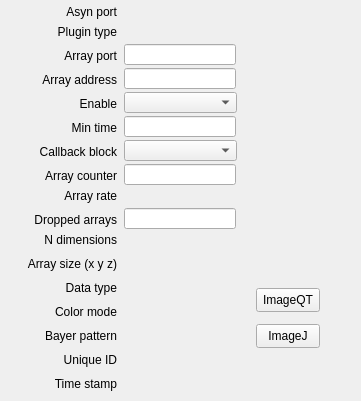
    <widget class="QWidget" name="Image">
     <attribute name="title">
      <string>Image</string>
     </attribute>
     <widget class="QELabel" name="qelabel_29">
      <property name="geometry">
       <rect>
        <x>124</x>
        <y>4</y>
        <width>112</width>
        <height>16</height>
       </rect>
      </property>
      <property name="variable" stdset="0">
       <string>$(P):image1:PortName_RBV</string>
      </property>
      <property name="variableSubstitutions" stdset="0">
       <string>P=CPS1</string>
      </property>
      <property name="displayAlarmState">
       <bool>false</bool>
      </property>
     </widget>
     <widget class="QELabel" name="qelabel_30">
      <property name="geometry">
       <rect>
        <x>124</x>
        <y>24</y>
        <width>141</width>
        <height>16</height>
       </rect>
      </property>
      <property name="variable" stdset="0">
       <string>$(P):image1:PluginType_RBV</string>
      </property>
      <property name="variableSubstitutions" stdset="0">
       <string>P=CPS1</string>
      </property>
      <property name="displayAlarmState">
       <bool>false</bool>
      </property>
     </widget>
     <widget class="QELineEdit" name="qelineedit_8">
      <property name="geometry">
       <rect>
        <x>124</x>
        <y>44</y>
        <width>112</width>
        <height>21</height>
       </rect>
      </property>
      <property name="variable" stdset="0">
       <string>$(P):image1:NDArrayPort</string>
      </property>
      <property name="variableSubstitutions" stdset="0">
       <string>P=CPS1</string>
      </property>
      <property name="displayAlarmState">
       <bool>false</bool>
      </property>
     </widget>
     <widget class="QELineEdit" name="qelineedit_9">
      <property name="geometry">
       <rect>
        <x>124</x>
        <y>68</y>
        <width>112</width>
        <height>21</height>
       </rect>
      </property>
      <property name="variable" stdset="0">
       <string>$(P):image1:NDArrayAddress</string>
      </property>
      <property name="variableSubstitutions" stdset="0">
       <string>P=CPS1</string>
      </property>
      <property name="displayAlarmState">
       <bool>false</bool>
      </property>
     </widget>
     <widget class="QEComboBox" name="qecombobox_6">
      <property name="geometry">
       <rect>
        <x>124</x>
        <y>92</y>
        <width>113</width>
        <height>21</height>
       </rect>
      </property>
      <property name="variable" stdset="0">
       <string>$(P):image1:EnableCallbacks</string>
      </property>
      <property name="variableSubstitutions" stdset="0">
       <string>P=CPS1</string>
      </property>
      <property name="subscribe">
       <bool>true</bool>
      </property>
      <property name="displayAlarmState">
       <bool>false</bool>
      </property>
     </widget>
     <widget class="QELineEdit" name="qelineedit_10">
      <property name="geometry">
       <rect>
        <x>124</x>
        <y>116</y>
        <width>112</width>
        <height>21</height>
       </rect>
      </property>
      <property name="variable" stdset="0">
       <string>$(P):image1:MinCallbackTime</string>
      </property>
      <property name="variableSubstitutions" stdset="0">
       <string>P=CPS1</string>
      </property>
      <property name="displayAlarmState">
       <bool>false</bool>
      </property>
      <property name="addUnits">
       <bool>false</bool>
      </property>
     </widget>
     <widget class="QEComboBox" name="qecombobox_7">
      <property name="geometry">
       <rect>
        <x>124</x>
        <y>140</y>
        <width>113</width>
        <height>21</height>
       </rect>
      </property>
      <property name="variable" stdset="0">
       <string>$(P):image1:BlockingCallbacks</string>
      </property>
      <property name="variableSubstitutions" stdset="0">
       <string>P=CPS1</string>
      </property>
      <property name="subscribe">
       <bool>true</bool>
      </property>
      <property name="displayAlarmState">
       <bool>false</bool>
      </property>
     </widget>
     <widget class="QELineEdit" name="qelineedit_11">
      <property name="geometry">
       <rect>
        <x>124</x>
        <y>164</y>
        <width>112</width>
        <height>21</height>
       </rect>
      </property>
      <property name="variable" stdset="0">
       <string>$(P):image1:ArrayCounter</string>
      </property>
      <property name="variableSubstitutions" stdset="0">
       <string>P=CPS1</string>
      </property>
      <property name="displayAlarmState">
       <bool>false</bool>
      </property>
     </widget>
     <widget class="QELabel" name="qelabel_31">
      <property name="geometry">
       <rect>
        <x>124</x>
        <y>188</y>
        <width>112</width>
        <height>16</height>
       </rect>
      </property>
      <property name="variable" stdset="0">
       <string>$(P):image1:ArrayRate_RBV</string>
      </property>
      <property name="variableSubstitutions" stdset="0">
       <string>P=CPS1</string>
      </property>
      <property name="displayAlarmState">
       <bool>false</bool>
      </property>
     </widget>
     <widget class="QELineEdit" name="qelineedit_12">
      <property name="geometry">
       <rect>
        <x>124</x>
        <y>208</y>
        <width>112</width>
        <height>21</height>
       </rect>
      </property>
      <property name="variable" stdset="0">
       <string>$(P):image1:DroppedArrays</string>
      </property>
      <property name="variableSubstitutions" stdset="0">
       <string>P=CPS1</string>
      </property>
      <property name="displayAlarmState">
       <bool>false</bool>
      </property>
     </widget>
     <widget class="QELabel" name="qelabel_32">
      <property name="geometry">
       <rect>
        <x>124</x>
        <y>232</y>
        <width>112</width>
        <height>16</height>
       </rect>
      </property>
      <property name="variable" stdset="0">
       <string>$(P):image1:NDimensions_RBV</string>
      </property>
      <property name="variableSubstitutions" stdset="0">
       <string>P=CPS1</string>
      </property>
      <property name="displayAlarmState">
       <bool>false</bool>
      </property>
     </widget>
     <widget class="QELabel" name="qelabel_33">
      <property name="geometry">
       <rect>
        <x>124</x>
        <y>256</y>
        <width>73</width>
        <height>16</height>
       </rect>
      </property>
      <property name="variable" stdset="0">
       <string>$(P):image1:ArraySize0_RBV</string>
      </property>
      <property name="variableSubstitutions" stdset="0">
       <string>P=CPS1</string>
      </property>
      <property name="displayAlarmState">
       <bool>false</bool>
      </property>
     </widget>
     <widget class="QELabel" name="qelabel_34">
      <property name="geometry">
       <rect>
        <x>124</x>
        <y>280</y>
        <width>112</width>
        <height>16</height>
       </rect>
      </property>
      <property name="variable" stdset="0">
       <string>$(P):image1:DataType_RBV</string>
      </property>
      <property name="variableSubstitutions" stdset="0">
       <string>P=CPS1</string>
      </property>
      <property name="displayAlarmState">
       <bool>false</bool>
      </property>
     </widget>
     <widget class="QELabel" name="qelabel_35">
      <property name="geometry">
       <rect>
        <x>124</x>
        <y>304</y>
        <width>112</width>
        <height>16</height>
       </rect>
      </property>
      <property name="variable" stdset="0">
       <string>$(P):image1:ColorMode_RBV</string>
      </property>
      <property name="variableSubstitutions" stdset="0">
       <string>P=CPS1</string>
      </property>
      <property name="displayAlarmState">
       <bool>false</bool>
      </property>
     </widget>
     <widget class="QELabel" name="qelabel_36">
      <property name="geometry">
       <rect>
        <x>124</x>
        <y>328</y>
        <width>112</width>
        <height>16</height>
       </rect>
      </property>
      <property name="variable" stdset="0">
       <string>$(P):image1:BayerPattern_RBV</string>
      </property>
      <property name="variableSubstitutions" stdset="0">
       <string>P=CPS1</string>
      </property>
      <property name="displayAlarmState">
       <bool>false</bool>
      </property>
     </widget>
     <widget class="QELabel" name="qelabel_37">
      <property name="geometry">
       <rect>
        <x>124</x>
        <y>352</y>
        <width>112</width>
        <height>16</height>
       </rect>
      </property>
      <property name="variable" stdset="0">
       <string>$(P):image1:UniqueId_RBV</string>
      </property>
      <property name="variableSubstitutions" stdset="0">
       <string>P=CPS1</string>
      </property>
      <property name="displayAlarmState">
       <bool>false</bool>
      </property>
     </widget>
     <widget class="QELabel" name="qelabel_38">
      <property name="geometry">
       <rect>
        <x>124</x>
        <y>376</y>
        <width>189</width>
        <height>16</height>
       </rect>
      </property>
      <property name="variable" stdset="0">
       <string>$(P):image1:TimeStamp_RBV</string>
      </property>
      <property name="variableSubstitutions" stdset="0">
       <string>P=CPS1</string>
      </property>
      <property name="displayAlarmState">
       <bool>false</bool>
      </property>
     </widget>
     <widget class="QELabel" name="qelabel_39">
      <property name="geometry">
       <rect>
        <x>240</x>
        <y>48</y>
        <width>112</width>
        <height>16</height>
       </rect>
      </property>
      <property name="variable" stdset="0">
       <string>$(P):image1:NDArrayPort_RBV</string>
      </property>
      <property name="variableSubstitutions" stdset="0">
       <string>P=CPS1</string>
      </property>
      <property name="displayAlarmState">
       <bool>false</bool>
      </property>
     </widget>
     <widget class="QELabel" name="qelabel_40">
      <property name="geometry">
       <rect>
        <x>240</x>
        <y>72</y>
        <width>112</width>
        <height>16</height>
       </rect>
      </property>
      <property name="variable" stdset="0">
       <string>$(P):image1:NDArrayAddress_RBV</string>
      </property>
      <property name="variableSubstitutions" stdset="0">
       <string>P=CPS1</string>
      </property>
      <property name="displayAlarmState">
       <bool>false</bool>
      </property>
     </widget>
     <widget class="QELabel" name="qelabel_41">
      <property name="geometry">
       <rect>
        <x>240</x>
        <y>96</y>
        <width>61</width>
        <height>16</height>
       </rect>
      </property>
      <property name="variable" stdset="0">
       <string>$(P):image1:EnableCallbacks_RBV</string>
      </property>
      <property name="variableSubstitutions" stdset="0">
       <string>P=CPS1</string>
      </property>
      <property name="displayAlarmState">
       <bool>false</bool>
      </property>
     </widget>
     <widget class="QELabel" name="qelabel_42">
      <property name="geometry">
       <rect>
        <x>240</x>
        <y>120</y>
        <width>112</width>
        <height>16</height>
       </rect>
      </property>
      <property name="variable" stdset="0">
       <string>$(P):image1:MinCallbackTime_RBV</string>
      </property>
      <property name="variableSubstitutions" stdset="0">
       <string>P=CPS1</string>
      </property>
      <property name="displayAlarmState">
       <bool>false</bool>
      </property>
     </widget>
     <widget class="QELabel" name="qelabel_43">
      <property name="geometry">
       <rect>
        <x>240</x>
        <y>144</y>
        <width>112</width>
        <height>16</height>
       </rect>
      </property>
      <property name="variable" stdset="0">
       <string>$(P):image1:BlockingCallbacks_RBV</string>
      </property>
      <property name="variableSubstitutions" stdset="0">
       <string>P=CPS1</string>
      </property>
      <property name="displayAlarmState">
       <bool>false</bool>
      </property>
     </widget>
     <widget class="QELabel" name="qelabel_44">
      <property name="geometry">
       <rect>
        <x>240</x>
        <y>168</y>
        <width>112</width>
        <height>16</height>
       </rect>
      </property>
      <property name="variable" stdset="0">
       <string>$(P):image1:ArrayCounter_RBV</string>
      </property>
      <property name="variableSubstitutions" stdset="0">
       <string>P=CPS1</string>
      </property>
      <property name="displayAlarmState">
       <bool>false</bool>
      </property>
     </widget>
     <widget class="QELabel" name="qelabel_45">
      <property name="geometry">
       <rect>
        <x>240</x>
        <y>212</y>
        <width>112</width>
        <height>16</height>
       </rect>
      </property>
      <property name="variable" stdset="0">
       <string>$(P):image1:DroppedArrays_RBV</string>
      </property>
      <property name="variableSubstitutions" stdset="0">
       <string>P=CPS1</string>
      </property>
      <property name="displayAlarmState">
       <bool>false</bool>
      </property>
     </widget>
     <widget class="QELabel" name="qelabel_46">
      <property name="geometry">
       <rect>
        <x>200</x>
        <y>256</y>
        <width>73</width>
        <height>16</height>
       </rect>
      </property>
      <property name="variable" stdset="0">
       <string>$(P):image1:ArraySize1_RBV</string>
      </property>
      <property name="variableSubstitutions" stdset="0">
       <string>P=CPS1</string>
      </property>
      <property name="displayAlarmState">
       <bool>false</bool>
      </property>
     </widget>
     <widget class="QELabel" name="qelabel_47">
      <property name="geometry">
       <rect>
        <x>276</x>
        <y>256</y>
        <width>73</width>
        <height>16</height>
       </rect>
      </property>
      <property name="variable" stdset="0">
       <string>$(P):image1:ArraySize2_RBV</string>
      </property>
      <property name="variableSubstitutions" stdset="0">
       <string>P=CPS1</string>
      </property>
      <property name="displayAlarmState">
       <bool>false</bool>
      </property>
     </widget>
     <widget class="QLabel" name="label_29">
      <property name="geometry">
       <rect>
        <x>16</x>
        <y>4</y>
        <width>101</width>
        <height>16</height>
       </rect>
      </property>
      <property name="text">
       <string>Asyn port</string>
      </property>
      <property name="alignment">
       <set>Qt::AlignRight|Qt::AlignTrailing|Qt::AlignVCenter</set>
      </property>
     </widget>
     <widget class="QLabel" name="label_30">
      <property name="geometry">
       <rect>
        <x>16</x>
        <y>24</y>
        <width>101</width>
        <height>16</height>
       </rect>
      </property>
      <property name="text">
       <string>Plugin type</string>
      </property>
      <property name="alignment">
       <set>Qt::AlignRight|Qt::AlignTrailing|Qt::AlignVCenter</set>
      </property>
     </widget>
     <widget class="QLabel" name="label_31">
      <property name="geometry">
       <rect>
        <x>16</x>
        <y>48</y>
        <width>101</width>
        <height>16</height>
       </rect>
      </property>
      <property name="text">
       <string>Array port</string>
      </property>
      <property name="alignment">
       <set>Qt::AlignRight|Qt::AlignTrailing|Qt::AlignVCenter</set>
      </property>
     </widget>
     <widget class="QLabel" name="label_32">
      <property name="geometry">
       <rect>
        <x>16</x>
        <y>72</y>
        <width>101</width>
        <height>16</height>
       </rect>
      </property>
      <property name="text">
       <string>Array address</string>
      </property>
      <property name="alignment">
       <set>Qt::AlignRight|Qt::AlignTrailing|Qt::AlignVCenter</set>
      </property>
     </widget>
     <widget class="QLabel" name="label_33">
      <property name="geometry">
       <rect>
        <x>16</x>
        <y>96</y>
        <width>101</width>
        <height>16</height>
       </rect>
      </property>
      <property name="text">
       <string>Enable</string>
      </property>
      <property name="alignment">
       <set>Qt::AlignRight|Qt::AlignTrailing|Qt::AlignVCenter</set>
      </property>
     </widget>
     <widget class="QLabel" name="label_34">
      <property name="geometry">
       <rect>
        <x>16</x>
        <y>120</y>
        <width>101</width>
        <height>16</height>
       </rect>
      </property>
      <property name="text">
       <string>Min time</string>
      </property>
      <property name="alignment">
       <set>Qt::AlignRight|Qt::AlignTrailing|Qt::AlignVCenter</set>
      </property>
     </widget>
     <widget class="QLabel" name="label_35">
      <property name="geometry">
       <rect>
        <x>16</x>
        <y>144</y>
        <width>101</width>
        <height>16</height>
       </rect>
      </property>
      <property name="text">
       <string>Callback block</string>
      </property>
      <property name="alignment">
       <set>Qt::AlignRight|Qt::AlignTrailing|Qt::AlignVCenter</set>
      </property>
     </widget>
     <widget class="QLabel" name="label_36">
      <property name="geometry">
       <rect>
        <x>16</x>
        <y>168</y>
        <width>101</width>
        <height>16</height>
       </rect>
      </property>
      <property name="text">
       <string>Array counter</string>
      </property>
      <property name="alignment">
       <set>Qt::AlignRight|Qt::AlignTrailing|Qt::AlignVCenter</set>
      </property>
     </widget>
     <widget class="QLabel" name="label_37">
      <property name="geometry">
       <rect>
        <x>16</x>
        <y>188</y>
        <width>101</width>
        <height>16</height>
       </rect>
      </property>
      <property name="text">
       <string>Array rate</string>
      </property>
      <property name="alignment">
       <set>Qt::AlignRight|Qt::AlignTrailing|Qt::AlignVCenter</set>
      </property>
     </widget>
     <widget class="QLabel" name="label_38">
      <property name="geometry">
       <rect>
        <x>16</x>
        <y>212</y>
        <width>101</width>
        <height>16</height>
       </rect>
      </property>
      <property name="text">
       <string>Dropped arrays</string>
      </property>
      <property name="alignment">
       <set>Qt::AlignRight|Qt::AlignTrailing|Qt::AlignVCenter</set>
      </property>
     </widget>
     <widget class="QLabel" name="label_39">
      <property name="geometry">
       <rect>
        <x>16</x>
        <y>232</y>
        <width>101</width>
        <height>16</height>
       </rect>
      </property>
      <property name="text">
       <string>N dimensions</string>
      </property>
      <property name="alignment">
       <set>Qt::AlignRight|Qt::AlignTrailing|Qt::AlignVCenter</set>
      </property>
     </widget>
     <widget class="QLabel" name="label_40">
      <property name="geometry">
       <rect>
        <x>16</x>
        <y>256</y>
        <width>101</width>
        <height>16</height>
       </rect>
      </property>
      <property name="text">
       <string>Array size (x y z)</string>
      </property>
      <property name="alignment">
       <set>Qt::AlignRight|Qt::AlignTrailing|Qt::AlignVCenter</set>
      </property>
     </widget>
     <widget class="QLabel" name="label_41">
      <property name="geometry">
       <rect>
        <x>16</x>
        <y>280</y>
        <width>101</width>
        <height>16</height>
       </rect>
      </property>
      <property name="text">
       <string>Data type</string>
      </property>
      <property name="alignment">
       <set>Qt::AlignRight|Qt::AlignTrailing|Qt::AlignVCenter</set>
      </property>
     </widget>
     <widget class="QLabel" name="label_42">
      <property name="geometry">
       <rect>
        <x>16</x>
        <y>304</y>
        <width>101</width>
        <height>16</height>
       </rect>
      </property>
      <property name="text">
       <string>Color mode</string>
      </property>
      <property name="alignment">
       <set>Qt::AlignRight|Qt::AlignTrailing|Qt::AlignVCenter</set>
      </property>
     </widget>
     <widget class="QLabel" name="label_43">
      <property name="geometry">
       <rect>
        <x>16</x>
        <y>328</y>
        <width>101</width>
        <height>16</height>
       </rect>
      </property>
      <property name="text">
       <string>Bayer pattern</string>
      </property>
      <property name="alignment">
       <set>Qt::AlignRight|Qt::AlignTrailing|Qt::AlignVCenter</set>
      </property>
     </widget>
     <widget class="QLabel" name="label_44">
      <property name="geometry">
       <rect>
        <x>16</x>
        <y>352</y>
        <width>101</width>
        <height>16</height>
       </rect>
      </property>
      <property name="text">
       <string>Unique ID</string>
      </property>
      <property name="alignment">
       <set>Qt::AlignRight|Qt::AlignTrailing|Qt::AlignVCenter</set>
      </property>
     </widget>
     <widget class="QLabel" name="label_45">
      <property name="geometry">
       <rect>
        <x>16</x>
        <y>376</y>
        <width>101</width>
        <height>16</height>
       </rect>
      </property>
      <property name="text">
       <string>Time stamp</string>
      </property>
      <property name="alignment">
       <set>Qt::AlignRight|Qt::AlignTrailing|Qt::AlignVCenter</set>
      </property>
     </widget>
     <widget class="QEPushButton" name="qepushbutton">
      <property name="geometry">
       <rect>
        <x>256</x>
        <y>324</y>
        <width>64</width>
        <height>24</height>
       </rect>
      </property>
      <property name="text">
       <string>ImageJ</string>
      </property>
      <property name="program">
       <string>/afs/slac/g/testfac/extras/scripts/startImageJ</string>
      </property>
      <property name="guiFile" stdset="0">
       <string/>
      </property>
     </widget>
     <widget class="QEPushButton" name="qepushbutton_2">
      <property name="geometry">
       <rect>
        <x>256</x>
        <y>288</y>
        <width>64</width>
        <height>24</height>
       </rect>
      </property>
      <property name="text">
       <string>ImageQT</string>
      </property>
      <property name="program">
       <string>/afs/slac/g/testfac/extras/scripts/startImageQT</string>
      </property>
      <property name="arguments">
       <stringlist>
        <string>-m P=$(P)</string>
       </stringlist>
      </property>
      <property name="guiFile" stdset="0">
       <string/>
      </property>
     </widget>
    </widget>
